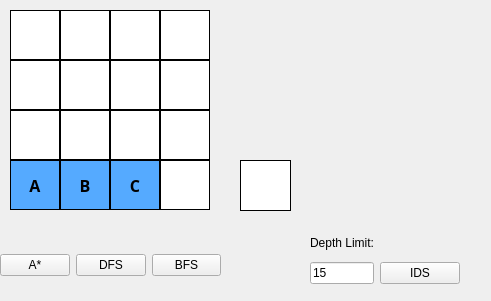
   <widget class="QWidget" name="widget" native="true">
    <property name="geometry">
     <rect>
      <x>30</x>
      <y>20</y>
      <width>491</width>
      <height>301</height>
     </rect>
    </property>
    <property name="autoFillBackground">
     <bool>false</bool>
    </property>
    <widget class="QLabel" name="label_T">
     <property name="geometry">
      <rect>
       <x>160</x>
       <y>160</y>
       <width>50</width>
       <height>50</height>
      </rect>
     </property>
     <property name="baseSize">
      <size>
       <width>50</width>
       <height>50</height>
      </size>
     </property>
     <property name="styleSheet">
      <string notr="true">background-color: rgb(255, 255, 255);
border-color: rgb(0, 0, 0);
border-width: 1px;
border-style: solid;</string>
     </property>
     <property name="text">
      <string/>
     </property>
     <property name="pixmap">
      <pixmap>img/agent.png</pixmap>
     </property>
     <property name="scaledContents">
      <bool>false</bool>
     </property>
     <property name="openExternalLinks">
      <bool>false</bool>
     </property>
    </widget>
    <widget class="QLabel" name="label_17">
     <property name="geometry">
      <rect>
       <x>110</x>
       <y>160</y>
       <width>50</width>
       <height>50</height>
      </rect>
     </property>
     <property name="baseSize">
      <size>
       <width>50</width>
       <height>50</height>
      </size>
     </property>
     <property name="font">
      <font>
       <family>Adobe Devanagari</family>
       <pointsize>12</pointsize>
      </font>
     </property>
     <property name="styleSheet">
      <string notr="true">background-color: rgb(255, 255, 255);
border-color: rgb(0, 0, 0);
border-width: 1px;
border-style: solid;</string>
     </property>
     <property name="text">
      <string/>
     </property>
     <property name="scaledContents">
      <bool>false</bool>
     </property>
     <property name="alignment">
      <set>Qt::AlignCenter</set>
     </property>
     <property name="openExternalLinks">
      <bool>false</bool>
     </property>
    </widget>
    <widget class="QLabel" name="label_6">
     <property name="geometry">
      <rect>
       <x>60</x>
       <y>60</y>
       <width>50</width>
       <height>50</height>
      </rect>
     </property>
     <property name="baseSize">
      <size>
       <width>50</width>
       <height>50</height>
      </size>
     </property>
     <property name="styleSheet">
      <string notr="true">background-color: rgb(255, 255, 255);
border-color: rgb(0, 0, 0);
border-width: 1px;
border-style: solid;</string>
     </property>
     <property name="text">
      <string/>
     </property>
     <property name="scaledContents">
      <bool>false</bool>
     </property>
     <property name="openExternalLinks">
      <bool>false</bool>
     </property>
    </widget>
    <widget class="QLabel" name="label_C">
     <property name="geometry">
      <rect>
       <x>110</x>
       <y>160</y>
       <width>50</width>
       <height>50</height>
      </rect>
     </property>
     <property name="baseSize">
      <size>
       <width>50</width>
       <height>50</height>
      </size>
     </property>
     <property name="font">
      <font>
       <family>Adobe Devanagari</family>
       <pointsize>12</pointsize>
       <weight>75</weight>
       <bold>true</bold>
      </font>
     </property>
     <property name="styleSheet">
      <string notr="true">background-color: rgb(255, 255, 255);
background-color: rgb(85, 170, 255);
border-color: rgb(0, 0, 0);
border-width: 1px;
border-style: solid;</string>
     </property>
     <property name="text">
      <string>C</string>
     </property>
     <property name="scaledContents">
      <bool>false</bool>
     </property>
     <property name="alignment">
      <set>Qt::AlignCenter</set>
     </property>
     <property name="openExternalLinks">
      <bool>false</bool>
     </property>
    </widget>
    <widget class="QLabel" name="label_10">
     <property name="geometry">
      <rect>
       <x>60</x>
       <y>110</y>
       <width>50</width>
       <height>50</height>
      </rect>
     </property>
     <property name="baseSize">
      <size>
       <width>50</width>
       <height>50</height>
      </size>
     </property>
     <property name="styleSheet">
      <string notr="true">background-color: rgb(255, 255, 255);
border-color: rgb(0, 0, 0);
border-width: 1px;
border-style: solid;</string>
     </property>
     <property name="text">
      <string/>
     </property>
     <property name="scaledContents">
      <bool>false</bool>
     </property>
     <property name="openExternalLinks">
      <bool>false</bool>
     </property>
    </widget>
    <widget class="QLabel" name="label_9">
     <property name="geometry">
      <rect>
       <x>10</x>
       <y>110</y>
       <width>50</width>
       <height>50</height>
      </rect>
     </property>
     <property name="baseSize">
      <size>
       <width>50</width>
       <height>50</height>
      </size>
     </property>
     <property name="styleSheet">
      <string notr="true">background-color: rgb(255, 255, 255);
border-color: rgb(0, 0, 0);
border-width: 1px;
border-style: solid;</string>
     </property>
     <property name="text">
      <string/>
     </property>
     <property name="scaledContents">
      <bool>false</bool>
     </property>
     <property name="openExternalLinks">
      <bool>false</bool>
     </property>
    </widget>
    <widget class="QLabel" name="label_15">
     <property name="geometry">
      <rect>
       <x>10</x>
       <y>160</y>
       <width>50</width>
       <height>50</height>
      </rect>
     </property>
     <property name="baseSize">
      <size>
       <width>50</width>
       <height>50</height>
      </size>
     </property>
     <property name="font">
      <font>
       <family>Adobe Devanagari</family>
       <pointsize>12</pointsize>
       <weight>50</weight>
       <bold>false</bold>
      </font>
     </property>
     <property name="layoutDirection">
      <enum>Qt::LeftToRight</enum>
     </property>
     <property name="styleSheet">
      <string notr="true">background-color: rgb(255, 255, 255);
border-color: rgb(0, 0, 0);
border-width: 1px;
border-style: solid;</string>
     </property>
     <property name="text">
      <string/>
     </property>
     <property name="scaledContents">
      <bool>false</bool>
     </property>
     <property name="alignment">
      <set>Qt::AlignCenter</set>
     </property>
     <property name="indent">
      <number>-1</number>
     </property>
     <property name="openExternalLinks">
      <bool>false</bool>
     </property>
    </widget>
    <widget class="QLabel" name="label_4">
     <property name="geometry">
      <rect>
       <x>160</x>
       <y>10</y>
       <width>50</width>
       <height>50</height>
      </rect>
     </property>
     <property name="baseSize">
      <size>
       <width>50</width>
       <height>50</height>
      </size>
     </property>
     <property name="styleSheet">
      <string notr="true">background-color: rgb(255, 255, 255);
border-color: rgb(0, 0, 0);
border-width: 1px;
border-style: solid;</string>
     </property>
     <property name="text">
      <string/>
     </property>
     <property name="scaledContents">
      <bool>false</bool>
     </property>
     <property name="openExternalLinks">
      <bool>false</bool>
     </property>
    </widget>
    <widget class="QLabel" name="label_B">
     <property name="geometry">
      <rect>
       <x>60</x>
       <y>160</y>
       <width>50</width>
       <height>50</height>
      </rect>
     </property>
     <property name="baseSize">
      <size>
       <width>50</width>
       <height>50</height>
      </size>
     </property>
     <property name="font">
      <font>
       <family>Adobe Devanagari</family>
       <pointsize>12</pointsize>
       <weight>75</weight>
       <bold>true</bold>
      </font>
     </property>
     <property name="styleSheet">
      <string notr="true">background-color: rgb(255, 255, 255);
background-color: rgb(85, 170, 255);
border-color: rgb(0, 0, 0);
border-width: 1px;
border-style: solid;</string>
     </property>
     <property name="text">
      <string>B</string>
     </property>
     <property name="scaledContents">
      <bool>false</bool>
     </property>
     <property name="alignment">
      <set>Qt::AlignCenter</set>
     </property>
     <property name="openExternalLinks">
      <bool>false</bool>
     </property>
    </widget>
    <widget class="QLabel" name="label_18">
     <property name="geometry">
      <rect>
       <x>160</x>
       <y>160</y>
       <width>50</width>
       <height>50</height>
      </rect>
     </property>
     <property name="baseSize">
      <size>
       <width>50</width>
       <height>50</height>
      </size>
     </property>
     <property name="styleSheet">
      <string notr="true">background-color: rgb(255, 255, 255);
border-color: rgb(0, 0, 0);
border-width: 1px;
border-style: solid;</string>
     </property>
     <property name="text">
      <string/>
     </property>
     <property name="scaledContents">
      <bool>false</bool>
     </property>
     <property name="openExternalLinks">
      <bool>false</bool>
     </property>
    </widget>
    <widget class="QLabel" name="label_11">
     <property name="geometry">
      <rect>
       <x>110</x>
       <y>110</y>
       <width>50</width>
       <height>50</height>
      </rect>
     </property>
     <property name="baseSize">
      <size>
       <width>50</width>
       <height>50</height>
      </size>
     </property>
     <property name="styleSheet">
      <string notr="true">background-color: rgb(255, 255, 255);
border-color: rgb(0, 0, 0);
border-width: 1px;
border-style: solid;</string>
     </property>
     <property name="text">
      <string/>
     </property>
     <property name="scaledContents">
      <bool>false</bool>
     </property>
     <property name="openExternalLinks">
      <bool>false</bool>
     </property>
    </widget>
    <widget class="QLabel" name="label_5">
     <property name="geometry">
      <rect>
       <x>10</x>
       <y>60</y>
       <width>50</width>
       <height>50</height>
      </rect>
     </property>
     <property name="baseSize">
      <size>
       <width>50</width>
       <height>50</height>
      </size>
     </property>
     <property name="styleSheet">
      <string notr="true">background-color: rgb(255, 255, 255);
border-color: rgb(0, 0, 0);
border-width: 1px;
border-style: solid;</string>
     </property>
     <property name="text">
      <string/>
     </property>
     <property name="scaledContents">
      <bool>false</bool>
     </property>
     <property name="openExternalLinks">
      <bool>false</bool>
     </property>
    </widget>
    <widget class="QLabel" name="label_8">
     <property name="geometry">
      <rect>
       <x>160</x>
       <y>60</y>
       <width>50</width>
       <height>50</height>
      </rect>
     </property>
     <property name="baseSize">
      <size>
       <width>50</width>
       <height>50</height>
      </size>
     </property>
     <property name="styleSheet">
      <string notr="true">background-color: rgb(255, 255, 255);
border-color: rgb(0, 0, 0);
border-width: 1px;
border-style: solid;</string>
     </property>
     <property name="text">
      <string/>
     </property>
     <property name="scaledContents">
      <bool>false</bool>
     </property>
     <property name="openExternalLinks">
      <bool>false</bool>
     </property>
    </widget>
    <widget class="QLabel" name="label_7">
     <property name="geometry">
      <rect>
       <x>110</x>
       <y>60</y>
       <width>50</width>
       <height>50</height>
      </rect>
     </property>
     <property name="baseSize">
      <size>
       <width>50</width>
       <height>50</height>
      </size>
     </property>
     <property name="styleSheet">
      <string notr="true">background-color: rgb(255, 255, 255);
border-color: rgb(0, 0, 0);
border-width: 1px;
border-style: solid;</string>
     </property>
     <property name="text">
      <string/>
     </property>
     <property name="scaledContents">
      <bool>false</bool>
     </property>
     <property name="openExternalLinks">
      <bool>false</bool>
     </property>
    </widget>
    <widget class="QLabel" name="label_2">
     <property name="geometry">
      <rect>
       <x>60</x>
       <y>10</y>
       <width>50</width>
       <height>50</height>
      </rect>
     </property>
     <property name="baseSize">
      <size>
       <width>50</width>
       <height>50</height>
      </size>
     </property>
     <property name="styleSheet">
      <string notr="true">background-color: rgb(255, 255, 255);
border-color: rgb(0, 0, 0);
border-width: 1px;
border-style: solid;</string>
     </property>
     <property name="text">
      <string/>
     </property>
     <property name="scaledContents">
      <bool>false</bool>
     </property>
     <property name="openExternalLinks">
      <bool>false</bool>
     </property>
    </widget>
    <widget class="QLabel" name="label_16">
     <property name="geometry">
      <rect>
       <x>60</x>
       <y>160</y>
       <width>50</width>
       <height>50</height>
      </rect>
     </property>
     <property name="baseSize">
      <size>
       <width>50</width>
       <height>50</height>
      </size>
     </property>
     <property name="font">
      <font>
       <family>Adobe Devanagari</family>
       <pointsize>12</pointsize>
      </font>
     </property>
     <property name="styleSheet">
      <string notr="true">background-color: rgb(255, 255, 255);
border-color: rgb(0, 0, 0);
border-width: 1px;
border-style: solid;</string>
     </property>
     <property name="text">
      <string/>
     </property>
     <property name="scaledContents">
      <bool>false</bool>
     </property>
     <property name="alignment">
      <set>Qt::AlignCenter</set>
     </property>
     <property name="openExternalLinks">
      <bool>false</bool>
     </property>
    </widget>
    <widget class="QLabel" name="label_12">
     <property name="geometry">
      <rect>
       <x>160</x>
       <y>110</y>
       <width>50</width>
       <height>50</height>
      </rect>
     </property>
     <property name="baseSize">
      <size>
       <width>50</width>
       <height>50</height>
      </size>
     </property>
     <property name="styleSheet">
      <string notr="true">background-color: rgb(255, 255, 255);
border-color: rgb(0, 0, 0);
border-width: 1px;
border-style: solid;</string>
     </property>
     <property name="text">
      <string/>
     </property>
     <property name="scaledContents">
      <bool>false</bool>
     </property>
     <property name="openExternalLinks">
      <bool>false</bool>
     </property>
    </widget>
    <widget class="QLabel" name="label">
     <property name="geometry">
      <rect>
       <x>10</x>
       <y>10</y>
       <width>50</width>
       <height>50</height>
      </rect>
     </property>
     <property name="baseSize">
      <size>
       <width>50</width>
       <height>50</height>
      </size>
     </property>
     <property name="styleSheet">
      <string notr="true">background-color: rgb(255, 255, 255);
border-color: rgb(0, 0, 0);
border-width: 1px;
border-style: solid;</string>
     </property>
     <property name="text">
      <string/>
     </property>
     <property name="scaledContents">
      <bool>false</bool>
     </property>
     <property name="openExternalLinks">
      <bool>false</bool>
     </property>
    </widget>
    <widget class="QLabel" name="label_3">
     <property name="geometry">
      <rect>
       <x>110</x>
       <y>10</y>
       <width>50</width>
       <height>50</height>
      </rect>
     </property>
     <property name="baseSize">
      <size>
       <width>50</width>
       <height>50</height>
      </size>
     </property>
     <property name="styleSheet">
      <string notr="true">background-color: rgb(255, 255, 255);
border-color: rgb(0, 0, 0);
border-width: 1px;
border-style: solid;</string>
     </property>
     <property name="text">
      <string/>
     </property>
     <property name="scaledContents">
      <bool>false</bool>
     </property>
     <property name="openExternalLinks">
      <bool>false</bool>
     </property>
    </widget>
    <widget class="QLabel" name="label_A">
     <property name="geometry">
      <rect>
       <x>10</x>
       <y>160</y>
       <width>50</width>
       <height>50</height>
      </rect>
     </property>
     <property name="baseSize">
      <size>
       <width>50</width>
       <height>50</height>
      </size>
     </property>
     <property name="font">
      <font>
       <family>Adobe Devanagari</family>
       <pointsize>12</pointsize>
       <weight>75</weight>
       <bold>true</bold>
      </font>
     </property>
     <property name="styleSheet">
      <string notr="true">background-color: rgb(255, 255, 255);
background-color: rgb(85, 170, 255);
border-color: rgb(0, 0, 0);
border-width: 1px;
border-style: solid;</string>
     </property>
     <property name="text">
      <string>A</string>
     </property>
     <property name="scaledContents">
      <bool>false</bool>
     </property>
     <property name="alignment">
      <set>Qt::AlignCenter</set>
     </property>
     <property name="indent">
      <number>-1</number>
     </property>
     <property name="openExternalLinks">
      <bool>false</bool>
     </property>
    </widget>
    <widget class="QLabel" name="label_BG">
     <property name="geometry">
      <rect>
       <x>0</x>
       <y>0</y>
       <width>220</width>
       <height>220</height>
      </rect>
     </property>
     <property name="text">
      <string/>
     </property>
     <property name="pixmap">
      <pixmap>img/bg.png</pixmap>
     </property>
     <property name="alignment">
      <set>Qt::AlignCenter</set>
     </property>
    </widget>
    <widget class="QLabel" name="label_O">
     <property name="geometry">
      <rect>
       <x>240</x>
       <y>160</y>
       <width>51</width>
       <height>51</height>
      </rect>
     </property>
     <property name="styleSheet">
      <string notr="true">background-color: rgb(255, 255, 255);
border-color: rgb(0, 0, 0);
border-width: 1px;
border-style: solid;</string>
     </property>
     <property name="text">
      <string/>
     </property>
     <property name="pixmap">
      <pixmap>img/obstacle.jpg</pixmap>
     </property>
     <property name="alignment">
      <set>Qt::AlignCenter</set>
     </property>
    </widget>
    <widget class="QWidget" name="layoutWidget">
     <property name="geometry">
      <rect>
       <x>0</x>
       <y>250</y>
       <width>221</width>
       <height>31</height>
      </rect>
     </property>
     <layout class="QHBoxLayout" name="horizontalLayout_3">
      <item>
       <widget class="QPushButton" name="Astarbtn">
        <property name="cursor">
         <cursorShape>PointingHandCursor</cursorShape>
        </property>
        <property name="text">
         <string>A*</string>
        </property>
       </widget>
      </item>
      <item>
       <widget class="QPushButton" name="dfsbtn">
        <property name="cursor">
         <cursorShape>PointingHandCursor</cursorShape>
        </property>
        <property name="text">
         <string>DFS</string>
        </property>
       </widget>
      </item>
      <item>
       <widget class="QPushButton" name="bfsbtn">
        <property name="cursor">
         <cursorShape>PointingHandCursor</cursorShape>
        </property>
        <property name="text">
         <string>BFS</string>
        </property>
       </widget>
      </item>
     </layout>
    </widget>
    <widget class="QWidget" name="layoutWidget">
     <property name="geometry">
      <rect>
       <x>310</x>
       <y>230</y>
       <width>150</width>
       <height>54</height>
      </rect>
     </property>
     <layout class="QVBoxLayout" name="verticalLayout">
      <item>
       <widget class="QLabel" name="label_19">
        <property name="text">
         <string>Depth Limit:</string>
        </property>
       </widget>
      </item>
      <item>
       <layout class="QHBoxLayout" name="horizontalLayout_4">
        <item>
         <widget class="QLineEdit" name="depthlimit_input">
          <property name="text">
           <string>15</string>
          </property>
          <property name="maxLength">
           <number>2</number>
          </property>
         </widget>
        </item>
        <item>
         <widget class="QPushButton" name="idsbtn">
          <property name="cursor">
           <cursorShape>PointingHandCursor</cursorShape>
          </property>
          <property name="text">
           <string>IDS</string>
          </property>
         </widget>
        </item>
       </layout>
      </item>
     </layout>
    </widget>
    <zorder>layoutWidget</zorder>
    <zorder>label_BG</zorder>
    <zorder>label_9</zorder>
    <zorder>label_10</zorder>
    <zorder>label_12</zorder>
    <zorder>label_7</zorder>
    <zorder>label_11</zorder>
    <zorder>label_5</zorder>
    <zorder>label_6</zorder>
    <zorder>label_8</zorder>
    <zorder>label_4</zorder>
    <zorder>label_3</zorder>
    <zorder>label_2</zorder>
    <zorder>label</zorder>
    <zorder>label_16</zorder>
    <zorder>label_17</zorder>
    <zorder>label_15</zorder>
    <zorder>label_18</zorder>
    <zorder>label_B</zorder>
    <zorder>label_T</zorder>
    <zorder>label_C</zorder>
    <zorder>label_A</zorder>
    <zorder>label_O</zorder>
    <zorder>layoutWidget</zorder>
   </widget>
